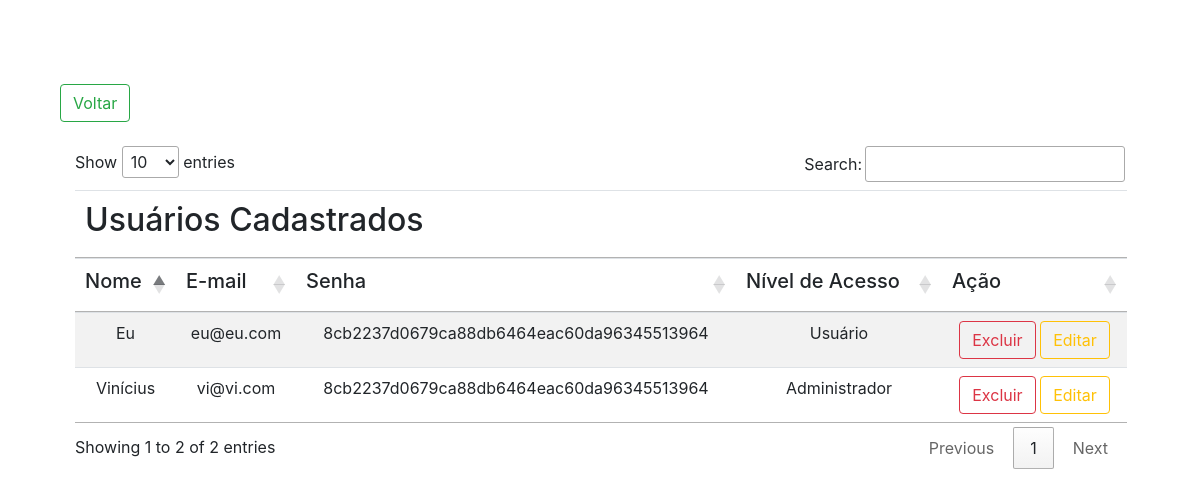
Page /cons_usuario.php (signed in) on the committed database.
### tables this page shows
CREATE TABLE `usuario` (
  `CODUSUARIO` int(11) NOT NULL,
  `NOME` varchar(50) NOT NULL,
  `EMAIL` varchar(50) NOT NULL,
  `SENHA` varchar(100) NOT NULL,
  `NIVEL_ACESSO` varchar(20) NOT NULL
);

### controller/Usuario_controller.php (called while the page is built, shortened)
<?php
    include_once('model/Usuario_model.php');
    function autenticar($tipo = true)
    {
        $usuario = $_SESSION['cod_logado'];
        if($tipo) {
            if($_SESSION['nivel_logado'] == 2) {
                return false;
            }
            else {
                return true;
            }
        }
    }
?>

### model/Usuario_model.php (called while the page is built, shortened)
<?php
    class Usuario_model
    {
        private $conn;
        public function __get($attr)
        {
            return $this->$attr;
        }
        function __construct()
        {
            include_once("Conexao.php");
            $class_conn = new Conexao();
            $this->conn = $class_conn->conectar();
        }
        public function consultar()
        {
            $sql_cmd = 'SELECT * FROM usuario';
            $exec = $this->conn->prepare($sql_cmd);
            $exec->execute();
            $result = [];
            foreach ($exec->fetchAll() as  $row) {
                $user = new Usuario_model();
                $user->codusuario = $row['CODUSUARIO'];
                $user->nome = $row['NOME'];
                $user->email = $row['EMAIL'];
                $user->senha = $row['SENHA'];
                $user->nivel_acesso = $row['NIVEL_ACESSO'];
                $result[] = $user;
            }
            return $result;
        }
    }
?>

### model/Conexao.php (called while the page is built)
<?php
    class Conexao
    {
        function conectar() {
            $conn = new PDO("mysql:host=localhost;dbname=bdnoticia", "root", "");
            $conn->setAttribute(PDO::ATTR_ERRMODE, PDO::ERRMODE_EXCEPTION);
            return $conn;
        }
    }
?>

### cons_usuario.php (the view, shortened to what this page needs)
<?php
  include_once('controller/Usuario_controller.php');
?>
<!doctype html>
<html lang="en">
<head>
	<link rel="stylesheet" href="https://stackpath.bootstrapcdn.com/bootstrap/4.3.1/css/bootstrap.min.css">
	<link rel="stylesheet" href="//cdn.datatables.net/1.10.19/css/jquery.dataTables.min.css">
</head>
<body>
	<br>
	<a href="index.php" class="btn btn-outline-success">Voltar</a>
	<br /><br />
	<div class="container">
		<div class="row">
			<div class="col-md-12">
				<table class="table table-striped" id='table-users' style="text-align:center;">
					<thead>
						<tr>
							<th colspan="5">
								<h2>Usuários Cadastrados</h2>
							</th>
						</tr>
						<tr>
							<th scope="col">
								<h5>Nome</h5>
							</th>
							<th scope="col">
								<h5>E-mail</h5>
							</th>
							<th scope="col">
								<h5>Senha</h5>
							</th>
							<th scope="col">
								<h5>Nível de Acesso</h5>
							</th>
							<th scope='col'>
								<h5>Ação</h5>
							</th>
						</tr>
					</thead>
					<tbody>
						<?php foreach ($usuario->consultar() as $value) : ?>
						<tr>
							<td><?php echo $value->nome; ?></td>
							<td><?php echo $value->email; ?></td>
							<td><?php echo $value->senha; ?></td>
							<td>
								<?php
									echo ($value->nivel_acesso == 1) ? 'Administrador' : 'Usuário';
									?>
							</td>
							<td>
								<a class='btn btn-outline-danger' onclick="confirma()" href="?codusuario=<?php echo $value->__get('codusuario'); ?>&acao=excluir_usu">Excluir</a>
								<a class='btn btn-outline-warning' href="atu_usuario.php?codusuario=<?php echo $value->__get('codusuario'); ?>&acao=dados_usu">Editar</a>
							</td>
						</tr>
						<?php endforeach; ?>
					</tbody>
				</table>
			</div>
		</div>
	</div>
</body>
</html>

### cons_usuario.php (style rules this page uses)
body { padding: 5%; }

### rows in the picture
usuario: NOME "Eu", EMAIL "eu@eu.com", SENHA "8cb2237d0679ca88db6464eac60da96345513964", NIVEL_ACESSO "Usuário"
usuario: NOME "Vinícius", EMAIL "vi@vi.com", SENHA "8cb2237d0679ca88db6464eac60da96345513964", NIVEL_ACESSO "Administrador"
